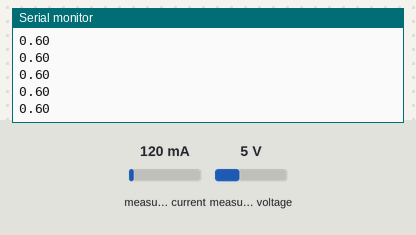
The sketch below on a simulated Arduino Uno, built with avr-gcc and run on an emulated ATmega328P. Shown: the last lines printed to the serial monitor. The test bench sets the inputs (shaded band); at power-on: measured current 120 mA, measured voltage 5 V.

Above: at 1.2 s.
1.3 s: measured current set to 40 mA
At 1.33 s:
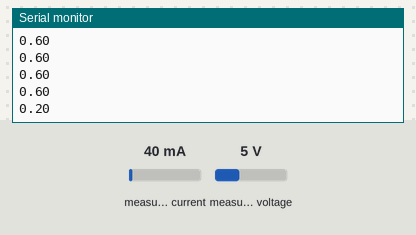
2.8 s: measured voltage set to 0.3 V
At 2.87 s:
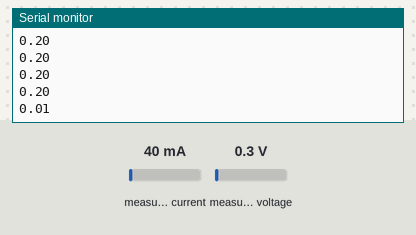
4.3 s: measured current set to 500 mA
At 4.3 s:
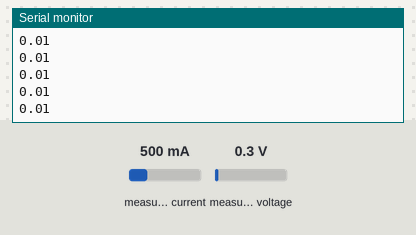
Timing chart, 0 to 7.3 s (numbered marks = the images above; inputs shaded):
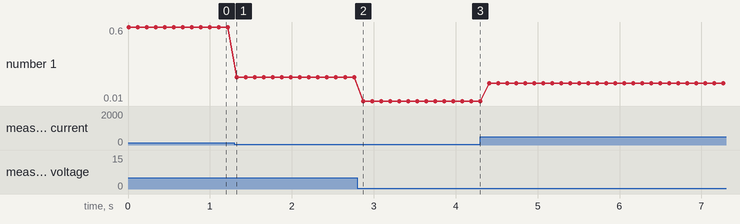

Measured:
- after the input at 1.3 s, the serial monitor: prints a new line at once (image 1)
- after the input at 2.8 s, the serial monitor: prints a new line after 0.07 s (image 2)
- plotted number 1: 0.6 → 0.2 after the input at 1.3 s, 0.2 → 0.01 after the input at 2.8 s, 0.01 → 0.15 after the input at 4.3 s

The sketch:

Senior_Design_Power.ino
```cpp
#include <Wire.h>
#include <Adafruit_INA219.h>

Adafruit_INA219 ina219;

//I2c sensor connected to SCA and SCL pins
//Example program largely from adafruit
//Requires adafruit INA 219 librry version 1.1.1

void setup(void)
{
  uint32_t currentFrequency;
  Serial.begin(9600);

  // Initialize the INA219.
  ina219.begin();
 // ina219.setCalibration_16V_400mA()
}

void loop(void)
{
  float power_mW = 0;
  float current_mA =0;
  float voltage_V=0;
  float shuntvoltage_mV=0;
  float loadvoltage=0;

  voltage_V =ina219.getShuntVoltage_mV();
  power_mW = ina219.getPower_mW();
  current_mA = ina219.getCurrent_mA();
  shuntvoltage_mV=ina219.getShuntVoltage_mV();
  float power_W=power_mW/1000;
  loadvoltage=voltage_V+(shuntvoltage_mV/1000);
  //power_W=(current_mA/1000)*loadvoltage; //(measured voltage)
  //power_W=ina219.getShuntVoltage_raw();
  //Serial.println(current_mA);

  Serial.println(power_W);
 Serial.print("");
  delay(100);
}
```
